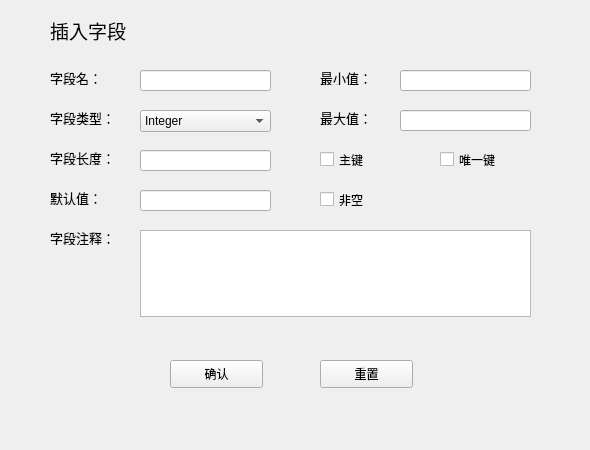
<?xml version="1.0" encoding="UTF-8"?>
<ui version="4.0">
 <class>TableDesign</class>
 <widget class="QWidget" name="TableDesign">
  <property name="geometry">
   <rect>
    <x>0</x>
    <y>0</y>
    <width>590</width>
    <height>450</height>
   </rect>
  </property>
  <property name="windowTitle">
   <string>Form</string>
  </property>
  <widget class="QLabel" name="nameLabel">
   <property name="geometry">
    <rect>
     <x>50</x>
     <y>70</y>
     <width>72</width>
     <height>15</height>
    </rect>
   </property>
   <property name="font">
    <font>
     <family>Agency FB</family>
     <pointsize>10</pointsize>
    </font>
   </property>
   <property name="text">
    <string>字段名：</string>
   </property>
  </widget>
  <widget class="QLineEdit" name="nameEdit">
   <property name="geometry">
    <rect>
     <x>140</x>
     <y>70</y>
     <width>131</width>
     <height>21</height>
    </rect>
   </property>
  </widget>
  <widget class="QComboBox" name="typeButton">
   <property name="geometry">
    <rect>
     <x>140</x>
     <y>110</y>
     <width>131</width>
     <height>22</height>
    </rect>
   </property>
   <item>
    <property name="text">
     <string>Integer</string>
    </property>
   </item>
   <item>
    <property name="text">
     <string>Varchar</string>
    </property>
   </item>
   <item>
    <property name="text">
     <string>Float</string>
    </property>
   </item>
   <item>
    <property name="text">
     <string>Boolean</string>
    </property>
   </item>
   <item>
    <property name="text">
     <string>Date</string>
    </property>
   </item>
  </widget>
  <widget class="QLabel" name="typeLabel">
   <property name="geometry">
    <rect>
     <x>50</x>
     <y>110</y>
     <width>72</width>
     <height>15</height>
    </rect>
   </property>
   <property name="font">
    <font>
     <family>Agency FB</family>
     <pointsize>10</pointsize>
    </font>
   </property>
   <property name="text">
    <string>字段类型：</string>
   </property>
  </widget>
  <widget class="QLabel" name="lenLabel">
   <property name="geometry">
    <rect>
     <x>50</x>
     <y>150</y>
     <width>72</width>
     <height>15</height>
    </rect>
   </property>
   <property name="font">
    <font>
     <family>Agency FB</family>
     <pointsize>10</pointsize>
    </font>
   </property>
   <property name="text">
    <string>字段长度：</string>
   </property>
  </widget>
  <widget class="QLabel" name="namelabel_4">
   <property name="geometry">
    <rect>
     <x>320</x>
     <y>70</y>
     <width>72</width>
     <height>15</height>
    </rect>
   </property>
   <property name="font">
    <font>
     <family>Agency FB</family>
     <pointsize>10</pointsize>
    </font>
   </property>
   <property name="text">
    <string/>
   </property>
  </widget>
  <widget class="QLineEdit" name="lenEdit">
   <property name="geometry">
    <rect>
     <x>140</x>
     <y>150</y>
     <width>131</width>
     <height>21</height>
    </rect>
   </property>
  </widget>
  <widget class="QLabel" name="defaultLabel">
   <property name="geometry">
    <rect>
     <x>50</x>
     <y>190</y>
     <width>72</width>
     <height>15</height>
    </rect>
   </property>
   <property name="font">
    <font>
     <family>Agency FB</family>
     <pointsize>10</pointsize>
    </font>
   </property>
   <property name="text">
    <string>默认值：</string>
   </property>
  </widget>
  <widget class="QLineEdit" name="defaultEdit">
   <property name="geometry">
    <rect>
     <x>140</x>
     <y>190</y>
     <width>131</width>
     <height>21</height>
    </rect>
   </property>
  </widget>
  <widget class="QLabel" name="minnLabel">
   <property name="geometry">
    <rect>
     <x>320</x>
     <y>70</y>
     <width>72</width>
     <height>15</height>
    </rect>
   </property>
   <property name="font">
    <font>
     <family>Agency FB</family>
     <pointsize>10</pointsize>
    </font>
   </property>
   <property name="text">
    <string>最小值：</string>
   </property>
  </widget>
  <widget class="QLabel" name="maxnLabel">
   <property name="geometry">
    <rect>
     <x>320</x>
     <y>110</y>
     <width>72</width>
     <height>15</height>
    </rect>
   </property>
   <property name="font">
    <font>
     <family>Agency FB</family>
     <pointsize>10</pointsize>
    </font>
   </property>
   <property name="text">
    <string>最大值：</string>
   </property>
  </widget>
  <widget class="QLineEdit" name="minnEdit">
   <property name="geometry">
    <rect>
     <x>400</x>
     <y>70</y>
     <width>131</width>
     <height>21</height>
    </rect>
   </property>
  </widget>
  <widget class="QLineEdit" name="maxnEdit">
   <property name="geometry">
    <rect>
     <x>400</x>
     <y>110</y>
     <width>131</width>
     <height>21</height>
    </rect>
   </property>
  </widget>
  <widget class="QCheckBox" name="pkCheck">
   <property name="geometry">
    <rect>
     <x>320</x>
     <y>150</y>
     <width>91</width>
     <height>19</height>
    </rect>
   </property>
   <property name="text">
    <string>主键</string>
   </property>
  </widget>
  <widget class="QCheckBox" name="unCheck">
   <property name="geometry">
    <rect>
     <x>440</x>
     <y>150</y>
     <width>91</width>
     <height>19</height>
    </rect>
   </property>
   <property name="text">
    <string>唯一键</string>
   </property>
  </widget>
  <widget class="QCheckBox" name="nonCheck">
   <property name="geometry">
    <rect>
     <x>320</x>
     <y>190</y>
     <width>91</width>
     <height>19</height>
    </rect>
   </property>
   <property name="text">
    <string>非空</string>
   </property>
  </widget>
  <widget class="QTextEdit" name="comEdit">
   <property name="geometry">
    <rect>
     <x>140</x>
     <y>230</y>
     <width>391</width>
     <height>87</height>
    </rect>
   </property>
  </widget>
  <widget class="QLabel" name="comLabel">
   <property name="geometry">
    <rect>
     <x>50</x>
     <y>230</y>
     <width>72</width>
     <height>15</height>
    </rect>
   </property>
   <property name="font">
    <font>
     <family>Agency FB</family>
     <pointsize>10</pointsize>
    </font>
   </property>
   <property name="text">
    <string>字段注释：</string>
   </property>
  </widget>
  <widget class="QPushButton" name="pushButton">
   <property name="geometry">
    <rect>
     <x>170</x>
     <y>360</y>
     <width>93</width>
     <height>28</height>
    </rect>
   </property>
   <property name="text">
    <string>确认</string>
   </property>
  </widget>
  <widget class="QPushButton" name="pushButton_2">
   <property name="geometry">
    <rect>
     <x>320</x>
     <y>360</y>
     <width>93</width>
     <height>28</height>
    </rect>
   </property>
   <property name="text">
    <string>重置</string>
   </property>
  </widget>
  <widget class="QLabel" name="namelabel_9">
   <property name="geometry">
    <rect>
     <x>50</x>
     <y>20</y>
     <width>141</width>
     <height>21</height>
    </rect>
   </property>
   <property name="font">
    <font>
     <family>黑体</family>
     <pointsize>14</pointsize>
    </font>
   </property>
   <property name="text">
    <string>插入字段</string>
   </property>
  </widget>
 </widget>
 <resources/>
 <connections>
  <connection>
   <sender>typeButton</sender>
   <signal>currentIndexChanged(QString)</signal>
   <receiver>TableDesign</receiver>
   <slot>on_comboBox_CIC(QString)</slot>
   <hints>
    <hint type="sourcelabel">
     <x>172</x>
     <y>124</y>
    </hint>
    <hint type="destinationlabel">
     <x>35</x>
     <y>139</y>
    </hint>
   </hints>
  </connection>
  <connection>
   <sender>pushButton</sender>
   <signal>clicked()</signal>
   <receiver>TableDesign</receiver>
   <slot>on_button_confirm()</slot>
   <hints>
    <hint type="sourcelabel">
     <x>203</x>
     <y>369</y>
    </hint>
    <hint type="destinationlabel">
     <x>101</x>
     <y>376</y>
    </hint>
   </hints>
  </connection>
  <connection>
   <sender>pushButton_2</sender>
   <signal>clicked()</signal>
   <receiver>TableDesign</receiver>
   <slot>on_button_reset()</slot>
   <hints>
    <hint type="sourcelabel">
     <x>367</x>
     <y>370</y>
    </hint>
    <hint type="destinationlabel">
     <x>481</x>
     <y>395</y>
    </hint>
   </hints>
  </connection>
  <connection>
   <sender>pkCheck</sender>
   <signal>clicked()</signal>
   <receiver>TableDesign</receiver>
   <slot>on_checkBox_pkc()</slot>
   <hints>
    <hint type="sourcelabel">
     <x>352</x>
     <y>157</y>
    </hint>
    <hint type="destinationlabel">
     <x>428</x>
     <y>187</y>
    </hint>
   </hints>
  </connection>
 </connections>
 <slots>
  <slot>on_comboBox_CIC(QString)</slot>
  <slot>on_button_confirm()</slot>
  <slot>on_checkBox_pkc()</slot>
  <slot>on_button_reset()</slot>
 </slots>
</ui>
